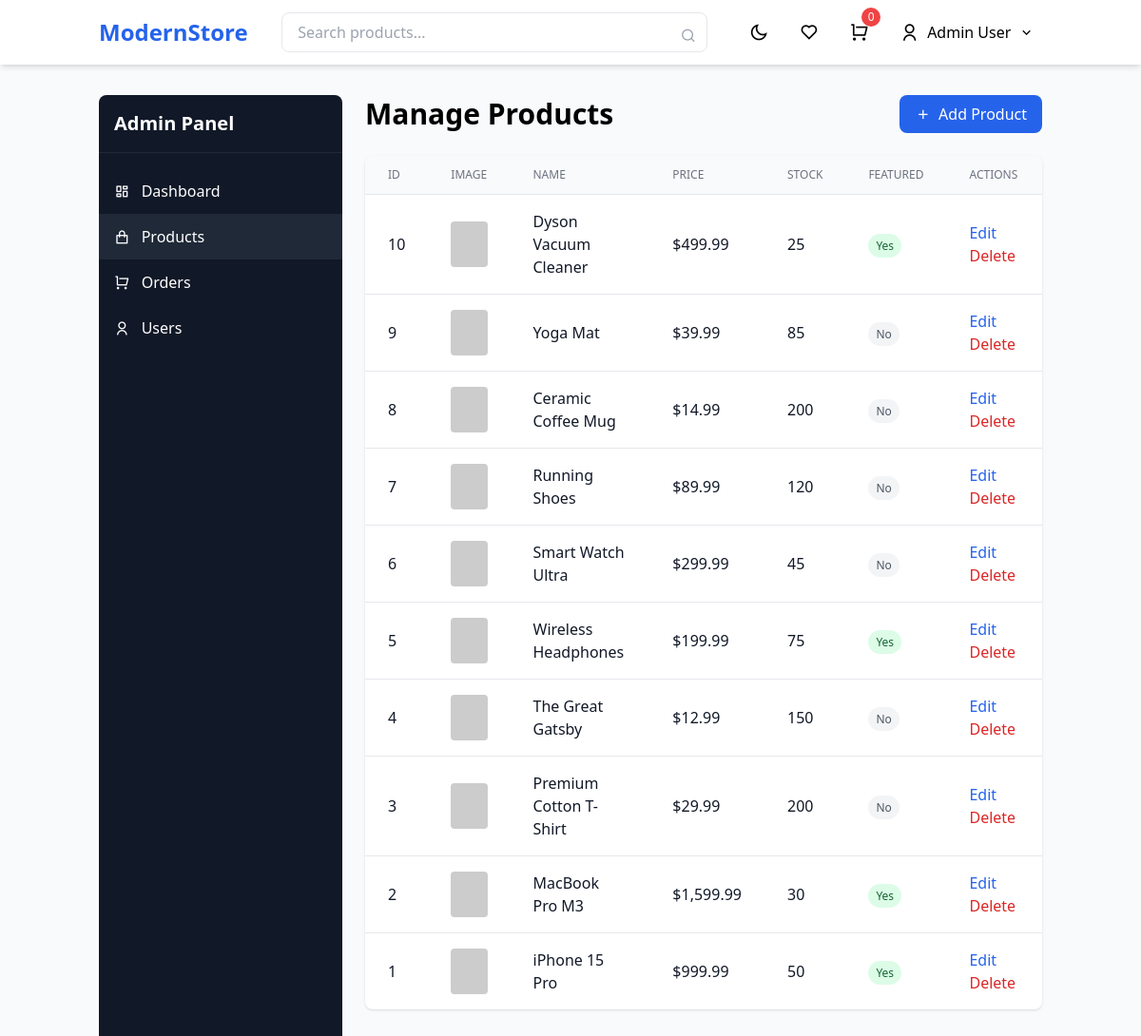
The app's page /public/admin/products (signed in) with its own data.
### tables this page shows
CREATE TABLE IF NOT EXISTS `products` (
  `id` int(11) NOT NULL AUTO_INCREMENT,
  `name` varchar(200) NOT NULL,
  `slug` varchar(200) NOT NULL UNIQUE,
  `description` text DEFAULT NULL,
  `short_description` varchar(500) DEFAULT NULL,
  `price` decimal(10,2) NOT NULL,
  `compare_price` decimal(10,2) DEFAULT NULL,
  `stock` int(11) NOT NULL DEFAULT 0,
  `image_url` varchar(500) DEFAULT NULL,
  `gallery_images` longtext DEFAULT NULL,
  `category_id` int(11) DEFAULT NULL,
  `featured` tinyint(1) DEFAULT 0,
  `popular` tinyint(1) DEFAULT 0,
  `views` int(11) DEFAULT 0,
  `created_at` timestamp NOT NULL DEFAULT current_timestamp(),
  PRIMARY KEY (`id`),
  KEY `idx_category` (`category_id`),
  KEY `idx_featured` (`featured`),
  FULLTEXT KEY `idx_search` (`name`,`description`),
  CONSTRAINT `products_ibfk_1` FOREIGN KEY (`category_id`) REFERENCES `categories` (`id`) ON DELETE SET NULL
);

### controllers/AdminController.php (called while the page is built, shortened)
<?php
class AdminController {
    public function products() {
        require_once __DIR__ . '/../views/admin/products.php';
    }
}

### views/admin/products.php (the view, shortened to what this page needs)
<?php
$db = Database::getInstance()->getConnection();
$products = $db->query("SELECT * FROM products ORDER BY id DESC")->fetchAll();
require_once __DIR__ . '/../layouts/header.php';
?>
<div class="flex">
    <div class="w-64 bg-gray-900 text-white min-h-screen rounded-lg mr-6">
        <div class="p-4 text-xl font-bold border-b border-gray-800">Admin Panel</div>
        <nav class="mt-4">
            <a href="<?php echo BASE_URL; ?>/admin/dashboard" class="flex items-center px-4 py-3 hover:bg-gray-800"><i class="ri-dashboard-line mr-3"></i> Dashboard</a>
            <a href="<?php echo BASE_URL; ?>/admin/products" class="flex items-center px-4 py-3 bg-gray-800"><i class="ri-shopping-bag-line mr-3"></i> Products</a>
            <a href="<?php echo BASE_URL; ?>/admin/orders" class="flex items-center px-4 py-3 hover:bg-gray-800"><i class="ri-shopping-cart-line mr-3"></i> Orders</a>
            <a href="<?php echo BASE_URL; ?>/admin/users" class="flex items-center px-4 py-3 hover:bg-gray-800"><i class="ri-user-line mr-3"></i> Users</a>
        </nav>
    </div>
    <div class="flex-1">
        <div class="flex justify-between items-center mb-6">
            <h1 class="text-3xl font-bold">Manage Products</h1>
            <button onclick="showAddProductModal()" class="bg-blue-600 text-white px-4 py-2 rounded-lg hover:bg-blue-700">
                <i class="ri-add-line mr-2"></i>Add Product
            </button>
        </div>
        <div class="bg-white dark:bg-gray-800 rounded-lg shadow overflow-hidden">
            <table class="w-full">
                <thead class="bg-gray-50 dark:bg-gray-700">
                    <tr>
                        <th class="px-6 py-3 text-left text-xs font-medium text-gray-500 dark:text-gray-300 uppercase">ID</th>
                        <th class="px-6 py-3 text-left text-xs font-medium text-gray-500 dark:text-gray-300 uppercase">Image</th>
                        <th class="px-6 py-3 text-left text-xs font-medium text-gray-500 dark:text-gray-300 uppercase">Name</th>
                        <th class="px-6 py-3 text-left text-xs font-medium text-gray-500 dark:text-gray-300 uppercase">Price</th>
                        <th class="px-6 py-3 text-left text-xs font-medium text-gray-500 dark:text-gray-300 uppercase">Stock</th>
                        <th class="px-6 py-3 text-left text-xs font-medium text-gray-500 dark:text-gray-300 uppercase">Featured</th>
                        <th class="px-6 py-3 text-left text-xs font-medium text-gray-500 dark:text-gray-300 uppercase">Actions</th>
                    </tr>
                </thead>
                <tbody class="divide-y divide-gray-200 dark:divide-gray-700">
                    <?php if (empty($products)): ?>
                        <tr>
                            <td colspan="7" class="px-6 py-8 text-center text-gray-500 dark:text-gray-400">No products found</td>
                        </tr>
                    <?php else: ?>
                        <?php foreach ($products as $product): ?>
                        <tr class="border-t border-gray-200 dark:border-gray-700 hover:bg-gray-50 dark:hover:bg-gray-700 transition">
                            <td class="px-6 py-4 text-gray-900 dark:text-gray-100"><?php echo $product['id']; ?></td>
                            <td class="px-6 py-4">
                                <?php if (!empty($product['image_url'])): ?>
                                    <img src="<?php echo htmlspecialchars($product['image_url']); ?>" class="w-12 h-12 object-cover rounded" onerror="this.src='https://via.placeholder.com/50'">
                                <?php else: ?>
                                    <div class="w-12 h-12 bg-gray-200 dark:bg-gray-600 rounded flex items-center justify-center">
                                        <i class="ri-image-line text-gray-400 dark:text-gray-500"></i>
                                    </div>
                                <?php endif; ?>
                            </td>
                            <td class="px-6 py-4 font-medium text-gray-900 dark:text-gray-100"><?php echo htmlspecialchars($product['name']); ?></td>
                            <td class="px-6 py-4 text-gray-900 dark:text-gray-100">$<?php echo number_format($product['price'], 2); ?></td>
                            <td class="px-6 py-4">
                                <span class="<?php echo $product['stock'] < 10 ? 'text-red-500 font-bold' : 'text-gray-900 dark:text-gray-100'; ?>">
                                    <?php echo $product['stock']; ?>
                                </span>
                            </td>
                            <td class="px-6 py-4">
                                <?php if ($product['featured']): ?>
                                    <span class="px-2 py-1 text-xs bg-green-100 dark:bg-green-900 text-green-800 dark:text-green-200 rounded-full">Yes</span>
                                <?php else: ?>
                                    <span class="px-2 py-1 text-xs bg-gray-100 dark:bg-gray-700 text-gray-600 dark:text-gray-400 rounded-full">No</span>
                                <?php endif; ?>
                            </td>
                            <td class="px-6 py-4">
                                <a href="?edit=<?php echo $product['id']; ?>" class="text-blue-600 dark:text-blue-400 hover:text-blue-800 dark:hover:text-blue-300 mr-3">Edit</a>
                                <a href="?delete=<?php echo $product['id']; ?>" onclick="return confirm('Delete this product?')" class="text-red-600 dark:text-red-400 hover:text-red-800 dark:hover:text-red-300">Delete</a>
                            </td>
                        </tr>
                        <?php endforeach; ?>
                    <?php endif; ?>
                </tbody>
            </table>
        </div>
    </div>
</div>
<?php require_once __DIR__ . '/../layouts/footer.php'; ?>

### public/index.php (shortened to what this page needs)
<?php
require_once __DIR__ . '/../controllers/AdminController.php';
$request = $_SERVER['REQUEST_URI'];
$requestPath = parse_url($request, PHP_URL_PATH);
$basePath = '/store-projet/public';
if (strpos($requestPath, $basePath) === 0) {
    $requestPath = substr($requestPath, strlen($basePath));
}
switch ($requestPath) {
    case '/admin/products':
        $admin = new AdminController();
        $admin->products();
        break;
}

### views/layouts/header.php (shortened to what this page needs)
<!DOCTYPE html>
<html lang="en">
<head>
    <script src="https://cdn.tailwindcss.com"></script>
    <link href="https://cdn.jsdelivr.net/npm/remixicon@4.3.0/fonts/remixicon.css" rel="stylesheet"/>
</head>
<body class="bg-gray-50 dark:bg-gray-900 dark:text-gray-100">
    <nav class="bg-white dark:bg-gray-800 shadow-md sticky top-0 z-50">
        <div class="container mx-auto px-4 py-3">
            <div class="flex flex-wrap justify-between items-center">
                <a href="<?php echo BASE_URL; ?>" class="text-2xl font-bold text-blue-600 dark:text-blue-400">
                    <?php echo APP_NAME; ?>
                </a>
                <div class="relative w-full max-w-md mx-4">
                    <input type="text" id="searchInput" placeholder="Search products..."
                           class="w-full px-4 py-2 border rounded-lg dark:bg-gray-700 dark:border-gray-600 focus:outline-none focus:ring-2 focus:ring-blue-500">
                    <i class="ri-search-line absolute right-3 top-3 text-gray-400"></i>
                </div>
                <div class="flex items-center space-x-4">
                    <button id="themeToggle" class="p-2 rounded-full hover:bg-gray-100 dark:hover:bg-gray-700">
                        <i class="ri-moon-line dark:ri-sun-line text-xl"></i>
                    </button>
                    <a href="<?php echo BASE_URL; ?>/wishlist" class="relative p-2 hover:bg-gray-100 dark:hover:bg-gray-700 rounded-full">
                        <i class="ri-heart-line text-xl"></i>
                    </a>
                    <a href="<?php echo BASE_URL; ?>/cart" class="relative p-2 hover:bg-gray-100 dark:hover:bg-gray-700 rounded-full">
                        <i class="ri-shopping-cart-line text-xl"></i>
                        <span id="cartCount" class="cart-count absolute -top-1 -right-1 bg-red-500 text-white text-xs rounded-full w-5 h-5 flex items-center justify-center">0</span>
                    </a>
                    <?php if (isset($_SESSION['user_id'])): ?>
                        <div class="relative group">
                            <button class="flex items-center space-x-2 p-2 hover:bg-gray-100 dark:hover:bg-gray-700 rounded-lg">
                                <i class="ri-user-line text-xl"></i>
                                <span><?php echo htmlspecialchars($_SESSION['user_name']); ?></span>
                                <i class="ri-arrow-down-s-line"></i>
                            </button>
                        </div>
                    <?php endif; ?>
                </div>
            </div>
        </div>
    </nav>
    <main class="container mx-auto px-4 py-8 fade-in">

### views/layouts/footer.php (shortened to what this page needs)
    </main>
</body>
</html>

### views/layouts/header.php (style rules this page uses)
.fade-in { animation: fadeIn 0.5s ease-out; }
.cart-count { transition: transform 0.2s; }

### records on screen
products: id "10", name "Dyson Vacuum Cleaner", price "499.99", stock "25", featured "Yes"
products: id "9", name "Yoga Mat", price "39.99", stock "85", featured "No"
products: id "8", name "Ceramic Coffee Mug", price "14.99", stock "200", featured "No"
products: id "7", name "Running Shoes", price "89.99", stock "120", featured "No"
products: id "6", name "Smart Watch Ultra", price "299.99", stock "45", featured "No"
products: id "5", name "Wireless Headphones", price "199.99", stock "75", featured "Yes"
products: id "4", name "The Great Gatsby", price "12.99", stock "150", featured "No"
products: id "3", name "Premium Cotton T-Shirt", price "29.99", stock "200", featured "No"
products: id "2", name "MacBook Pro M3", price "1,599.99", stock "30", featured "Yes"
products: id "1", name "iPhone 15 Pro", price "999.99", stock "50", featured "Yes"

### other values on screen
APP_NAME "ModernStore"
$_SESSION['user_name'] "Admin User"
